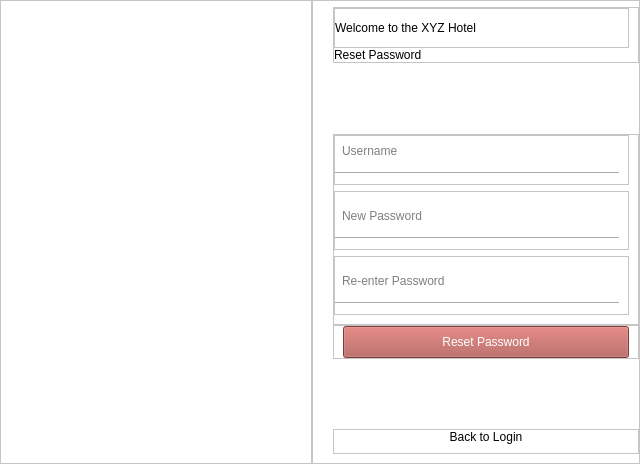
<?xml version="1.0" encoding="UTF-8"?>
<ui version="4.0">
 <class>forgot_pass</class>
 <widget class="QWidget" name="forgot_pass">
  <property name="geometry">
   <rect>
    <x>0</x>
    <y>0</y>
    <width>640</width>
    <height>464</height>
   </rect>
  </property>
  <property name="windowTitle">
   <string>XYZ - login </string>
  </property>
  <property name="styleSheet">
   <string notr="true">background-color: rgb(255, 255, 255);</string>
  </property>
  <layout class="QHBoxLayout" name="horizontalLayout">
   <property name="spacing">
    <number>0</number>
   </property>
   <property name="leftMargin">
    <number>0</number>
   </property>
   <property name="topMargin">
    <number>0</number>
   </property>
   <property name="rightMargin">
    <number>0</number>
   </property>
   <property name="bottomMargin">
    <number>0</number>
   </property>
   <item>
    <widget class="QFrame" name="frame">
     <property name="frameShape">
      <enum>QFrame::StyledPanel</enum>
     </property>
     <property name="frameShadow">
      <enum>QFrame::Raised</enum>
     </property>
     <layout class="QHBoxLayout" name="horizontalLayout_4">
      <property name="spacing">
       <number>0</number>
      </property>
      <property name="leftMargin">
       <number>0</number>
      </property>
      <property name="topMargin">
       <number>0</number>
      </property>
      <property name="rightMargin">
       <number>0</number>
      </property>
      <property name="bottomMargin">
       <number>0</number>
      </property>
      <item>
       <widget class="QLabel" name="label_5">
        <property name="minimumSize">
         <size>
          <width>310</width>
          <height>338</height>
         </size>
        </property>
        <property name="maximumSize">
         <size>
          <width>310</width>
          <height>16777215</height>
         </size>
        </property>
        <property name="text">
         <string/>
        </property>
       </widget>
      </item>
     </layout>
    </widget>
   </item>
   <item>
    <widget class="QFrame" name="frame_2">
     <property name="maximumSize">
      <size>
       <width>330</width>
       <height>16777215</height>
      </size>
     </property>
     <property name="styleSheet">
      <string notr="true">font-family: 'SF Pro Display';</string>
     </property>
     <property name="frameShape">
      <enum>QFrame::StyledPanel</enum>
     </property>
     <property name="frameShadow">
      <enum>QFrame::Raised</enum>
     </property>
     <layout class="QVBoxLayout" name="verticalLayout_8">
      <property name="spacing">
       <number>0</number>
      </property>
      <property name="leftMargin">
       <number>20</number>
      </property>
      <property name="topMargin">
       <number>6</number>
      </property>
      <property name="rightMargin">
       <number>0</number>
      </property>
      <item>
       <widget class="QFrame" name="frame_3">
        <property name="frameShape">
         <enum>QFrame::StyledPanel</enum>
        </property>
        <property name="frameShadow">
         <enum>QFrame::Raised</enum>
        </property>
        <layout class="QVBoxLayout" name="verticalLayout">
         <property name="spacing">
          <number>0</number>
         </property>
         <property name="leftMargin">
          <number>0</number>
         </property>
         <property name="topMargin">
          <number>0</number>
         </property>
         <property name="bottomMargin">
          <number>0</number>
         </property>
         <item>
          <widget class="QFrame" name="frame_7">
           <property name="frameShape">
            <enum>QFrame::StyledPanel</enum>
           </property>
           <property name="frameShadow">
            <enum>QFrame::Raised</enum>
           </property>
           <layout class="QHBoxLayout" name="horizontalLayout_2">
            <property name="spacing">
             <number>0</number>
            </property>
            <property name="leftMargin">
             <number>0</number>
            </property>
            <item>
             <widget class="QLabel" name="label">
              <property name="styleSheet">
               <string notr="true">font: 12pt &quot;SF Pro Display&quot;;</string>
              </property>
              <property name="text">
               <string>Welcome to the XYZ Hotel </string>
              </property>
             </widget>
            </item>
            <item>
             <spacer name="horizontalSpacer">
              <property name="orientation">
               <enum>Qt::Horizontal</enum>
              </property>
              <property name="sizeHint" stdset="0">
               <size>
                <width>67</width>
                <height>20</height>
               </size>
              </property>
             </spacer>
            </item>
            <item>
             <widget class="QPushButton" name="pushButton">
              <property name="cursor">
               <cursorShape>PointingHandCursor</cursorShape>
              </property>
              <property name="autoFillBackground">
               <bool>false</bool>
              </property>
              <property name="styleSheet">
               <string notr="true">border:none;</string>
              </property>
              <property name="text">
               <string/>
              </property>
              <property name="icon">
               <iconset resource="../../icon.qrc">
                <normaloff>:/newPrefix/icon/x-circle.svg</normaloff>:/newPrefix/icon/x-circle.svg</iconset>
              </property>
             </widget>
            </item>
           </layout>
          </widget>
         </item>
         <item>
          <widget class="QLabel" name="label_2">
           <property name="styleSheet">
            <string notr="true">font: 700 26pt &quot;SF Pro Display&quot;;</string>
           </property>
           <property name="text">
            <string>Reset Password</string>
           </property>
          </widget>
         </item>
        </layout>
       </widget>
      </item>
      <item>
       <spacer name="verticalSpacer">
        <property name="orientation">
         <enum>Qt::Vertical</enum>
        </property>
        <property name="sizeHint" stdset="0">
         <size>
          <width>20</width>
          <height>24</height>
         </size>
        </property>
       </spacer>
      </item>
      <item>
       <widget class="QFrame" name="frame_4">
        <property name="frameShape">
         <enum>QFrame::StyledPanel</enum>
        </property>
        <property name="frameShadow">
         <enum>QFrame::Raised</enum>
        </property>
        <layout class="QVBoxLayout" name="verticalLayout_7">
         <property name="spacing">
          <number>6</number>
         </property>
         <property name="leftMargin">
          <number>0</number>
         </property>
         <property name="topMargin">
          <number>0</number>
         </property>
         <item>
          <widget class="QFrame" name="frame_8">
           <property name="frameShape">
            <enum>QFrame::StyledPanel</enum>
           </property>
           <property name="frameShadow">
            <enum>QFrame::Raised</enum>
           </property>
           <layout class="QVBoxLayout" name="verticalLayout_3">
            <property name="leftMargin">
             <number>0</number>
            </property>
            <property name="topMargin">
             <number>0</number>
            </property>
            <item>
             <widget class="QLineEdit" name="txt_nw_uname">
              <property name="minimumSize">
               <size>
                <width>0</width>
                <height>30</height>
               </size>
              </property>
              <property name="styleSheet">
               <string notr="true">border:none;
background:transparent;
padding:5px;
font: 11pt &quot;SF Pro Display&quot;;</string>
              </property>
              <property name="maxLength">
               <number>32</number>
              </property>
              <property name="placeholderText">
               <string>Username</string>
              </property>
             </widget>
            </item>
            <item>
             <widget class="Line" name="line">
              <property name="orientation">
               <enum>Qt::Horizontal</enum>
              </property>
             </widget>
            </item>
           </layout>
          </widget>
         </item>
         <item>
          <widget class="QFrame" name="u_pass">
           <property name="frameShape">
            <enum>QFrame::StyledPanel</enum>
           </property>
           <property name="frameShadow">
            <enum>QFrame::Raised</enum>
           </property>
           <layout class="QVBoxLayout" name="verticalLayout_5">
            <property name="leftMargin">
             <number>0</number>
            </property>
            <item>
             <widget class="QLineEdit" name="txt_nw_pass">
              <property name="minimumSize">
               <size>
                <width>0</width>
                <height>30</height>
               </size>
              </property>
              <property name="styleSheet">
               <string notr="true">border:none;
background:transparent;
padding:5px;
font: 11pt &quot;SF Pro Display&quot;;</string>
              </property>
              <property name="maxLength">
               <number>10</number>
              </property>
              <property name="echoMode">
               <enum>QLineEdit::Password</enum>
              </property>
              <property name="placeholderText">
               <string>New Password</string>
              </property>
             </widget>
            </item>
            <item>
             <widget class="Line" name="line_3">
              <property name="orientation">
               <enum>Qt::Horizontal</enum>
              </property>
             </widget>
            </item>
           </layout>
          </widget>
         </item>
         <item>
          <widget class="QFrame" name="frame_11">
           <property name="frameShape">
            <enum>QFrame::StyledPanel</enum>
           </property>
           <property name="frameShadow">
            <enum>QFrame::Raised</enum>
           </property>
           <layout class="QVBoxLayout" name="verticalLayout_6">
            <property name="leftMargin">
             <number>0</number>
            </property>
            <item>
             <widget class="QLineEdit" name="txt_nw_re_pass">
              <property name="minimumSize">
               <size>
                <width>0</width>
                <height>30</height>
               </size>
              </property>
              <property name="styleSheet">
               <string notr="true">border:none;
background:transparent;
padding:5px;
font: 11pt &quot;SF Pro Display&quot;;</string>
              </property>
              <property name="maxLength">
               <number>10</number>
              </property>
              <property name="echoMode">
               <enum>QLineEdit::Password</enum>
              </property>
              <property name="placeholderText">
               <string>Re-enter Password</string>
              </property>
             </widget>
            </item>
            <item>
             <widget class="Line" name="line_4">
              <property name="orientation">
               <enum>Qt::Horizontal</enum>
              </property>
             </widget>
            </item>
           </layout>
          </widget>
         </item>
        </layout>
       </widget>
      </item>
      <item>
       <widget class="QFrame" name="frame_5">
        <property name="frameShape">
         <enum>QFrame::StyledPanel</enum>
        </property>
        <property name="frameShadow">
         <enum>QFrame::Raised</enum>
        </property>
        <layout class="QVBoxLayout" name="verticalLayout_2">
         <property name="spacing">
          <number>0</number>
         </property>
         <property name="topMargin">
          <number>0</number>
         </property>
         <property name="bottomMargin">
          <number>0</number>
         </property>
         <item>
          <widget class="QPushButton" name="btn_reset">
           <property name="minimumSize">
            <size>
             <width>40</width>
             <height>30</height>
            </size>
           </property>
           <property name="cursor">
            <cursorShape>PointingHandCursor</cursorShape>
           </property>
           <property name="styleSheet">
            <string notr="true">background: #AE544F;
font: 12pt &quot;SF Pro Display&quot;;
padding : 8px;
color: rgb(255, 255, 255);</string>
           </property>
           <property name="text">
            <string>Reset Password</string>
           </property>
          </widget>
         </item>
        </layout>
       </widget>
      </item>
      <item>
       <spacer name="verticalSpacer_2">
        <property name="orientation">
         <enum>Qt::Vertical</enum>
        </property>
        <property name="sizeHint" stdset="0">
         <size>
          <width>20</width>
          <height>24</height>
         </size>
        </property>
       </spacer>
      </item>
      <item>
       <widget class="QFrame" name="frame_6">
        <property name="frameShape">
         <enum>QFrame::StyledPanel</enum>
        </property>
        <property name="frameShadow">
         <enum>QFrame::Raised</enum>
        </property>
        <layout class="QVBoxLayout" name="verticalLayout_4">
         <property name="spacing">
          <number>0</number>
         </property>
         <property name="leftMargin">
          <number>0</number>
         </property>
         <property name="topMargin">
          <number>0</number>
         </property>
         <property name="rightMargin">
          <number>0</number>
         </property>
         <property name="bottomMargin">
          <number>9</number>
         </property>
         <item>
          <widget class="QPushButton" name="btn_have_acc">
           <property name="cursor">
            <cursorShape>PointingHandCursor</cursorShape>
           </property>
           <property name="styleSheet">
            <string notr="true">border:none;
background:transparent;</string>
           </property>
           <property name="text">
            <string>Back to Login</string>
           </property>
          </widget>
         </item>
        </layout>
       </widget>
      </item>
     </layout>
    </widget>
   </item>
  </layout>
 </widget>
 <resources>
  <include location="../../icon.qrc"/>
 </resources>
 <connections>
  <connection>
   <sender>pushButton</sender>
   <signal>clicked()</signal>
   <receiver>forgot_pass</receiver>
   <slot>close()</slot>
   <hints>
    <hint type="sourcelabel">
     <x>618</x>
     <y>35</y>
    </hint>
    <hint type="destinationlabel">
     <x>639</x>
     <y>47</y>
    </hint>
   </hints>
  </connection>
  <connection>
   <sender>pushButton</sender>
   <signal>clicked()</signal>
   <receiver>forgot_pass</receiver>
   <slot>close()</slot>
   <hints>
    <hint type="sourcelabel">
     <x>610</x>
     <y>30</y>
    </hint>
    <hint type="destinationlabel">
     <x>706</x>
     <y>32</y>
    </hint>
   </hints>
  </connection>
 </connections>
</ui>
